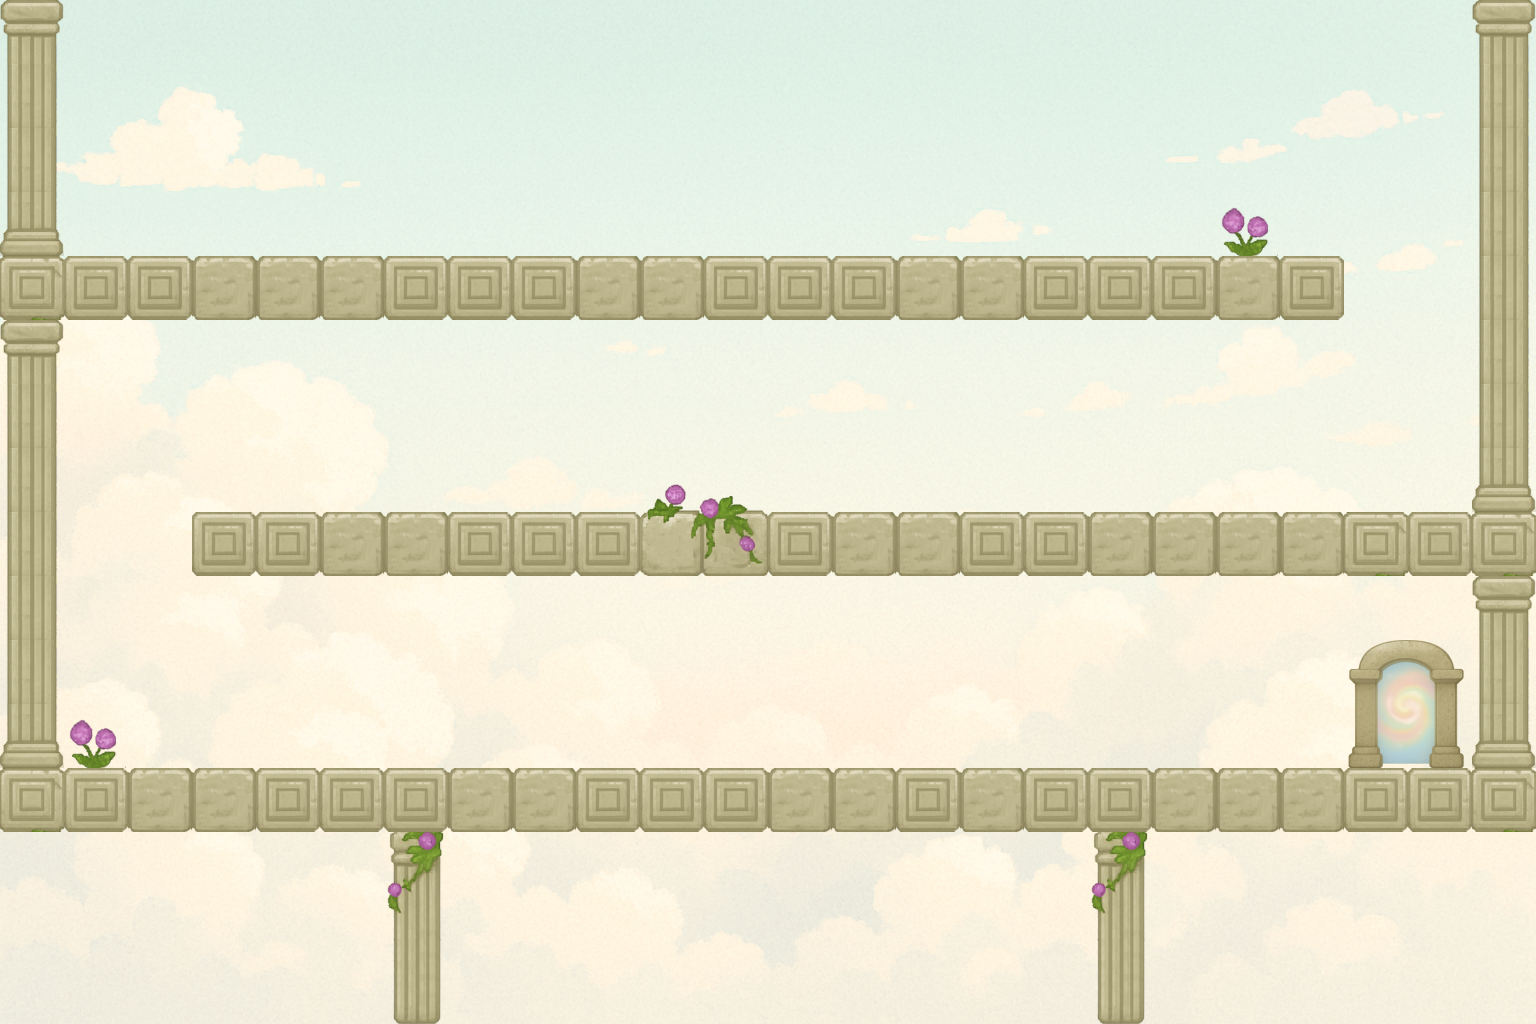

Tiled map render using the project's own tile images. Description and the whole map definition, tile-layer contents included, below:
An orthogonal 24x16 tile map with 64x64 px tiles, 3 tile layers (Ground, Obstacle, Decoration), 3 tilesets, 1 image layer and 14 objects (6x waypoint, 3x enemy_spawn, 3x gem, player_spawn, portal).

<map version="1.10" tiledversion="1.11.2" orientation="orthogonal" renderorder="right-down" width="24" height="16" tilewidth="64" tileheight="64" infinite="0" nextlayerid="12" nextobjectid="48">
 <tileset firstgid="1" source="../tilesets/items.tsx" />
 <tileset firstgid="226" source="../tilesets/enemy.tsx" />
 <tileset firstgid="326" source="../tilesets/tile-1.tsx" />
 <imagelayer id="4" name="Background">
  <image source="../images/level/background_2.png" width="1536" height="1024" />
 </imagelayer>
 <layer id="9" name="Ground" width="24" height="16">
  <data encoding="csv">
0,0,0,0,0,0,0,0,0,0,0,0,0,0,0,0,0,0,0,0,0,0,0,0,
0,0,0,0,0,0,0,0,0,0,0,0,0,0,0,0,0,0,0,0,0,0,0,0,
0,0,0,0,0,0,0,0,0,0,0,0,0,0,0,0,0,0,0,0,0,0,0,0,
0,0,0,0,0,0,0,0,0,0,0,0,0,0,0,0,0,0,0,0,0,0,0,0,
333,331,331,332,332,332,331,331,331,332,332,331,331,331,332,332,331,331,331,332,331,0,0,0,
0,0,0,0,0,0,0,0,0,0,0,0,0,0,0,0,0,0,0,0,0,0,0,0,
0,0,0,0,0,0,0,0,0,0,0,0,0,0,0,0,0,0,0,0,0,0,0,0,
0,0,0,0,0,0,0,0,0,0,0,0,0,0,0,0,0,0,0,0,0,0,0,0,
0,0,0,331,331,332,332,331,331,331,334,335,331,332,332,331,331,332,332,332,332,333,331,333,
0,0,0,0,0,0,0,0,0,0,0,0,0,0,0,0,0,0,0,0,0,0,0,0,
0,0,0,0,0,0,0,0,0,0,0,0,0,0,0,0,0,0,0,0,0,0,0,0,
0,0,0,0,0,0,0,0,0,0,0,0,0,0,0,0,0,0,0,0,0,0,0,0,
333,331,332,332,331,331,331,332,332,331,331,331,332,332,331,332,331,331,332,332,332,331,331,333,
0,0,0,0,0,0,0,0,0,0,0,0,0,0,0,0,0,0,0,0,0,0,0,0,
0,0,0,0,0,0,0,0,0,0,0,0,0,0,0,0,0,0,0,0,0,0,0,0,
0,0,0,0,0,0,0,0,0,0,0,0,0,0,0,0,0,0,0,0,0,0,0,0
</data>
 </layer>
 <layer id="10" name="Obstacle" width="24" height="16">
  <data encoding="csv">
336,0,0,0,0,0,0,0,0,0,0,0,0,0,0,0,0,0,0,0,0,0,0,336,
341,0,0,0,0,0,0,0,0,0,0,0,0,0,0,0,0,0,0,0,0,0,0,341,
341,0,0,0,0,0,0,0,0,0,0,0,0,0,0,0,0,0,0,0,0,0,0,341,
346,0,0,0,0,0,0,0,0,0,0,0,0,0,0,0,0,0,0,0,0,0,0,341,
0,0,0,0,0,0,0,0,0,0,0,0,0,0,0,0,0,0,0,0,0,0,0,341,
336,0,0,0,0,0,0,0,0,0,0,0,0,0,0,0,0,0,0,0,0,0,0,341,
341,0,0,0,0,0,0,0,0,0,0,0,0,0,0,0,0,0,0,0,0,0,0,341,
341,0,0,0,0,0,0,0,0,0,0,0,0,0,0,0,0,0,0,0,0,0,0,346,
341,0,0,0,0,0,0,0,0,0,0,0,0,0,0,0,0,0,0,0,0,0,0,0,
341,0,0,0,0,0,0,0,0,0,0,0,0,0,0,0,0,0,0,0,0,0,0,336,
341,0,0,0,0,0,0,0,0,0,0,0,0,0,0,0,0,0,0,0,0,0,0,341,
346,0,0,0,0,0,0,0,0,0,0,0,0,0,0,0,0,0,0,0,0,0,0,346,
0,0,0,0,0,0,0,0,0,0,0,0,0,0,0,0,0,0,0,0,0,0,0,0,
0,0,0,0,0,0,338,0,0,0,0,0,0,0,0,0,0,338,0,0,0,0,0,0,
0,0,0,0,0,0,343,0,0,0,0,0,0,0,0,0,0,343,0,0,0,0,0,0,
0,0,0,0,0,0,348,0,0,0,0,0,0,0,0,0,0,348,0,0,0,0,0,0
</data>
 </layer>
 <layer id="11" name="Decoration" width="24" height="16">
  <data encoding="csv">
0,0,0,0,0,0,0,0,0,0,0,0,0,0,0,0,0,0,0,0,0,0,0,0,
0,0,0,0,0,0,0,0,0,0,0,0,0,0,0,0,0,0,0,0,0,0,0,0,
0,0,0,0,0,0,0,0,0,0,0,0,0,0,0,0,0,0,0,0,0,0,0,0,
0,0,0,0,0,0,0,0,0,0,0,0,0,0,0,0,0,0,0,328,0,0,0,0,
0,0,0,0,0,0,0,0,0,0,0,0,0,0,0,0,0,0,0,0,0,0,0,0,
0,0,0,0,0,0,0,0,0,0,0,0,0,0,0,0,0,0,0,0,0,0,0,0,
0,0,0,0,0,0,0,0,0,0,0,0,0,0,0,0,0,0,0,0,0,0,0,0,
0,0,0,0,0,0,0,0,0,0,329,330,0,0,0,0,0,0,0,0,0,0,0,0,
0,0,0,0,0,0,0,0,0,0,0,0,0,0,0,0,0,0,0,0,0,0,0,0,
0,0,0,0,0,0,0,0,0,0,0,0,0,0,0,0,0,0,0,0,0,0,0,0,
0,0,0,0,0,0,0,0,0,0,0,0,0,0,0,0,0,0,0,0,0,344,345,0,
0,328,0,0,0,0,0,0,0,0,0,0,0,0,0,0,0,0,0,0,0,349,350,0,
0,0,0,0,0,0,0,0,0,0,0,0,0,0,0,0,0,0,0,0,0,0,0,0,
0,0,0,0,0,0,0,0,0,0,0,0,0,0,0,0,0,0,0,0,0,0,0,0,
0,0,0,0,0,0,0,0,0,0,0,0,0,0,0,0,0,0,0,0,0,0,0,0,
0,0,0,0,0,0,0,0,0,0,0,0,0,0,0,0,0,0,0,0,0,0,0,0
</data>
 </layer>
 <objectgroup id="7" name="Enemies">
  <object id="12" name="enemy_2" type="enemy_spawn" gid="236" x="1360" y="512" width="96" height="96">
   <properties>
    <property name="enemy_type" type="int" value="0" />
    <property name="speed" type="int" value="120" />
   </properties>
  </object>
  <object id="16" name="enemy_1" type="enemy_spawn" gid="236" x="120" y="768" width="96" height="96">
   <properties>
    <property name="enemy_type" type="int" value="0" />
    <property name="speed" type="int" value="120" />
   </properties>
  </object>
  <object id="37" name="enemy_3" type="enemy_spawn" gid="236" x="1160" y="256" width="96" height="96">
   <properties>
    <property name="enemy_type" type="int" value="0" />
    <property name="speed" type="int" value="120" />
   </properties>
  </object>
  <object id="23" name="enemy_1_start" type="waypoint" x="120" y="768">
   <point />
  </object>
  <object id="24" name="enemy_1_end" type="waypoint" x="1160" y="768">
   <point />
  </object>
  <object id="25" name="enemy_2_start" type="waypoint" x="1360" y="512">
   <point />
  </object>
  <object id="26" name="enemy_2_end" type="waypoint" x="274" y="512">
   <point />
  </object>
  <object id="40" name="enemy_3_start" type="waypoint" x="1160" y="256">
   <point />
  </object>
  <object id="39" name="enemy_3_end" type="waypoint" x="120" y="256">
   <point />
  </object>
 </objectgroup>
 <objectgroup id="8" name="Player">
  <object id="22" name="player" type="player_spawn" x="160" y="120">
   <point />
  </object>
 </objectgroup>
 <objectgroup id="5" name="Doors">
  <object id="3" name="portal" type="portal" x="1378" y="680" width="59.8944" height="86.6893" />
 </objectgroup>
 <objectgroup id="6" name="Items">
  <object id="45" name="gem_3" type="gem" gid="1" x="735.259" y="680" width="64" height="64" />
  <object id="46" name="gem_2" type="gem" gid="1" x="735.259" y="425" width="64" height="64" />
  <object id="47" name="gem_1" type="gem" gid="1" x="733.55" y="161.87" width="64" height="64" />
 </objectgroup>
</map>